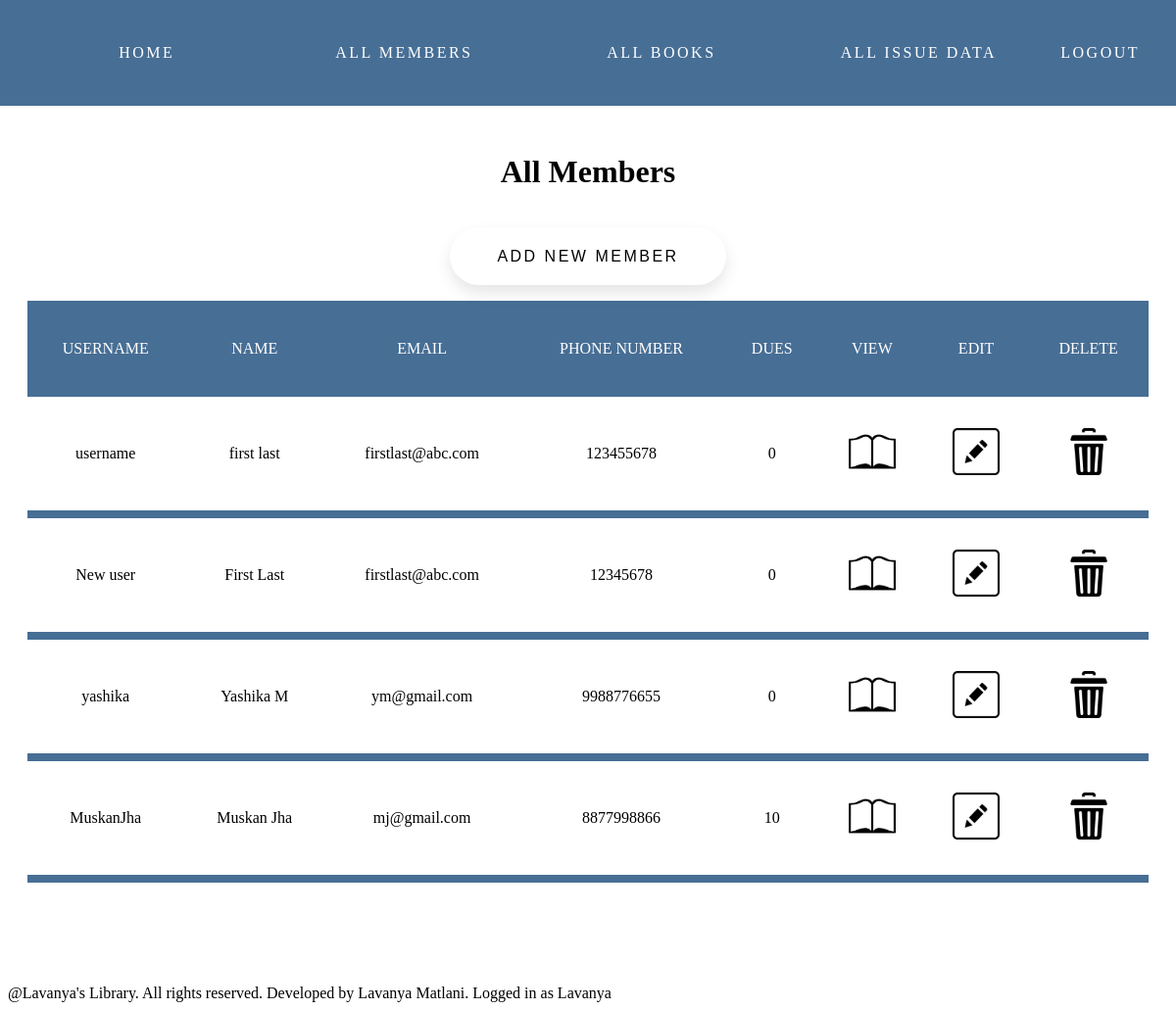
Page /members/ (signed in) on the earlier database version.
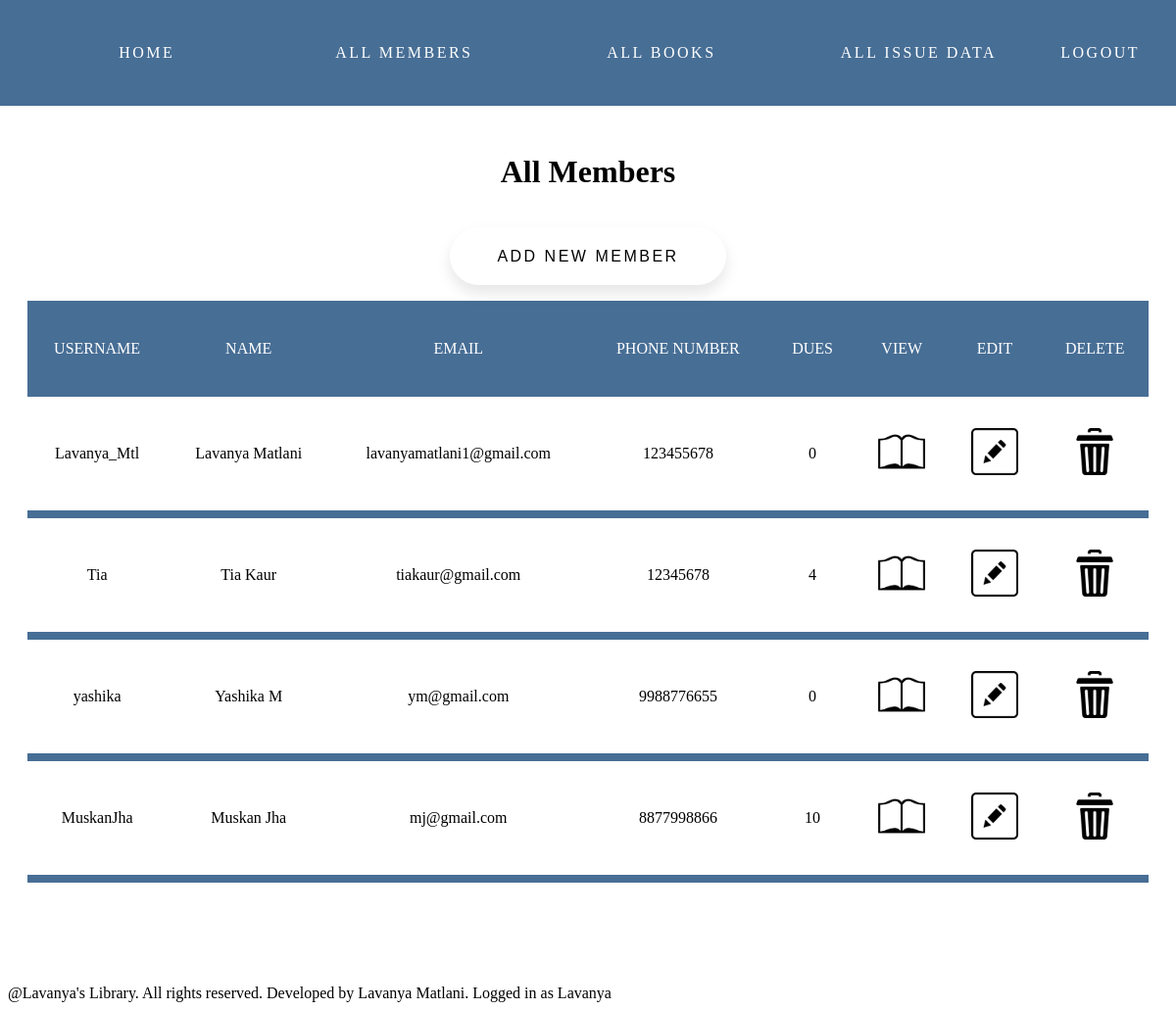
Same page on the later database version.
### members/models.py (models this page shows)
class Member(models.Model):
    username = models.CharField(max_length=40,unique=True,null=False,blank=False)
    first_name = models.CharField(max_length=40)
    last_name = models.CharField(max_length=40)
    email = models.EmailField(null=False,blank=False)
    phone_number = models.CharField(max_length=15)
    dues = models.IntegerField(null=False,default=0)

### members/views.py (the view)
# urls.py: path("", members_home,name='index'),
@login_required(login_url='account:login')
def members_home(request):
    members = Member.objects.all()
    return render(request,'members/index.html',context={'members':members})

### members/templates/members/index.html (shortened to what this page needs)
{% load static %}
<!DOCTYPE html>
<html lang="en">
<head>
    <link rel="stylesheet" href="{% static "members/css/style.css" %}">
</head>
<body>
    {% block nav %}
        <nav class="nav">
            <a class="left" href="{% url 'account:home' %}">Home</a>
            <a class="left" href="{% url 'members:index' %}">All Members</a>
            <a class="left" href="{% url 'books:index' %}">All Books</a>
            <a class="left" href="{% url 'bookissue:index' %}"> All Issue Data</a>
            <a class="right" href="{% url 'account:logout' %}">Logout</a>
        </nav>
    {% endblock nav %}
    {% block content %}
    <div class="container">
        <h1>All Members</h1>
        <div class="actionpad"><a href="{% url 'members:add_member'%}"><button class="yes">Add New Member</button></a></div>
    <table align="center">
        <tr>
            <th>Username</th>
            <th>Name</th>
            <th>Email</th>
            <th>Phone Number</th>
            <th>Dues</th>
            <th>View</th>
            <th>Edit</th>
            <th>Delete</th>
        </tr>
        {% for member in members %}
        <tr>
            <td>{{ member.username }}</td>
            <td>{{ member.first_name }} {{ member.last_name }}</td>
            <td>{{ member.email }}</td>
            <td>{{ member.phone_number }}</td>
            <td>{{ member.dues }}</td>
            <td><a href="{% url 'members:view_member' id=member.id %}"><img src={% static "members/images/preview.png" %} class="symbol"></a></td>
            <td><a href="{% url 'members:edit_member' id=member.id %}"><img src={% static "members/images/edit-symbol.png" %} class="symbol"></a></td>
            <td><a href="{% url 'members:delete_member' id=member.id %}"><img src={% static "members/images/delete-symbol.png" %} class="symbol"></a></td>
        </tr>
        {% endfor %}
    </table>
    </div>
    {% endblock content %}
    {% block footer %}
        <div class="footer">@Lavanya's Library. All rights reserved. Developed by Lavanya Matlani. Logged in as {{ request.user }} </div>
    {% endblock footer %}
</body>
</html>

Differences in the rows shown:
changed Member: username "username" → "Lavanya_Mtl"; first_name "first" → "Lavanya"; last_name "last" → "Matlani"; email "firstlast@abc.com" → "lavanyamatlani1@gmail.com"
changed Member: username "New user" → "Tia"; first_name "First" → "Tia"; last_name "Last" → "Kaur"; email "firstlast@abc.com" → "tiakaur@gmail.com"; dues "0" → "4"
